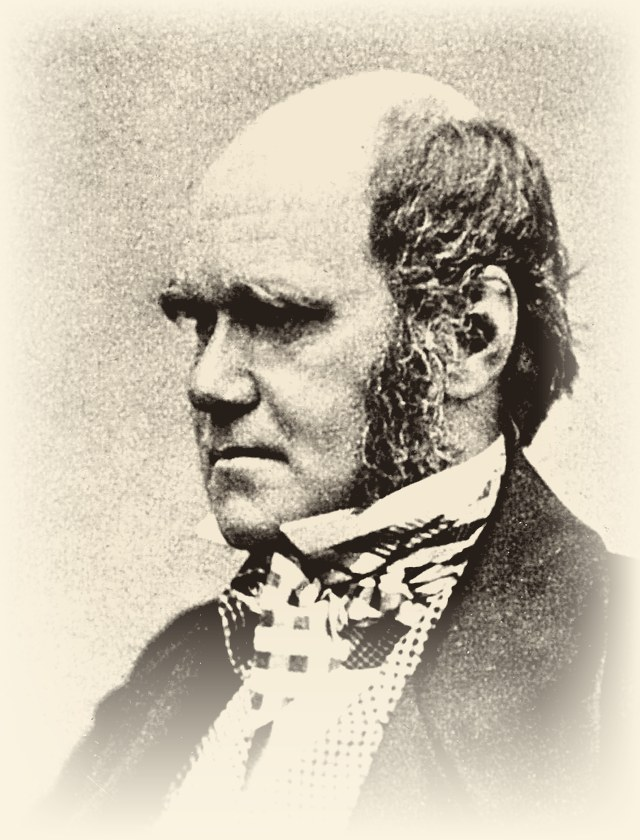
#> input picture materials/img/darwin.jpg, 640 x 840 px, given in place of newton.jpg, which was not available
$ python make_thumbs.py
#> lines starting #> are read from the running program, lines starting #| are printed output that depends on the picture
# -*- coding: utf-8 -*-
"""Small portraits for the grammar sheets:  python3 build/make_thumbs.py

The grammar sheets show the portrait at 16x20 mm. Embedding the full 900x1180
plate for that is ~570 dpi of detail nobody can see, and it made a one-page
grammar sheet weigh 2 MB. These thumbnails are 480x600 (about 380 dpi at print
size, still well past what a printer resolves) and flattened onto the parchment
tone, since the frame hides the soft edges the full plates carry.
"""
import os
from PIL import Image

HERE = os.path.dirname(os.path.abspath(__file__))
IMG = os.path.join(os.path.dirname(HERE), "materials", "img")
PAPER = (243, 232, 208)          # --paper, so the flattened edge disappears into the frame
SIZE = (480, 600)

for name in ("newton", "lennon", "diana", "elizabeth"):
    src = os.path.join(IMG, f"{name}.jpg")
    flat = Image.open(src).convert("RGB").resize(SIZE, Image.LANCZOS)
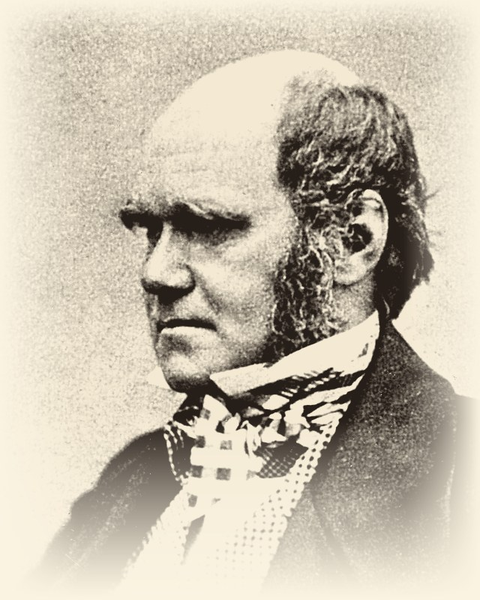
#> flat: PIL image 480x600 RGB; mean R, G, B 198.6, 189.8, 173
#> pass 3 of the loop `for name in ("newton", "lennon", "diana", "elizabeth"):`:
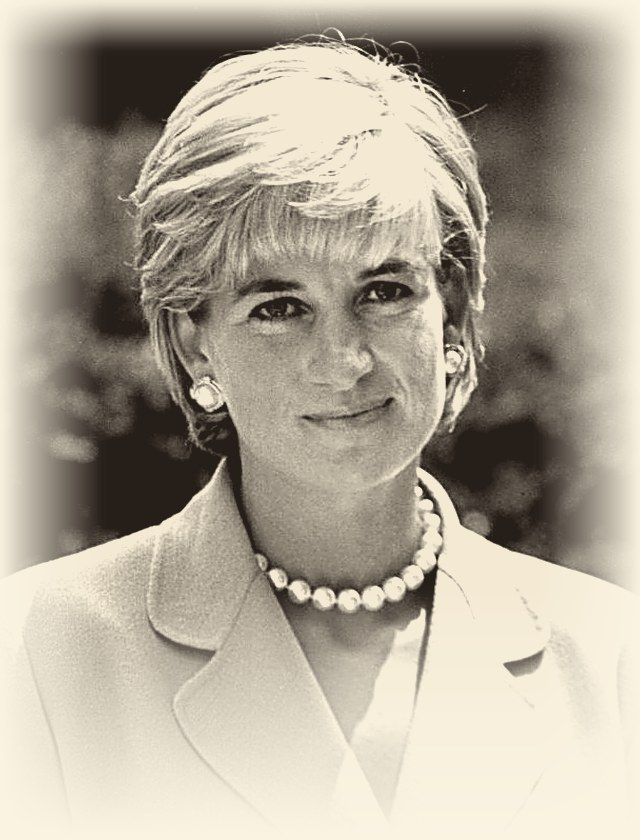
#> input picture materials/img/diana.jpg, 640 x 840 px
#> `flat = Image.open(src).convert("RGB").resize(SIZE, Image.LANCZOS)`:
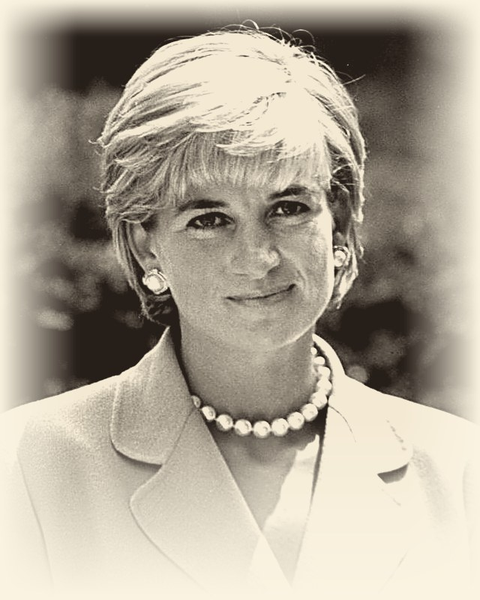
#> flat: PIL image 480x600 RGB; mean R, G, B 175.3, 167, 151.7
#> the loop made 4 passes; the first 3 are shown
    dst = os.path.join(IMG, f"{name}-thumb.jpg")
    flat.save(dst, "JPEG", quality=86, optimize=True, progressive=True)
    print(f"  {os.path.basename(dst):<20} {SIZE[0]}x{SIZE[1]}  "
          f"{os.path.getsize(dst) // 1024} KB   (was {os.path.getsize(src) // 1024} KB)")
